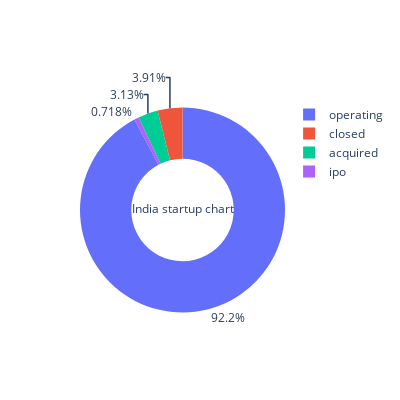

Here is the notebook cell this chart was saved with:
### Code cell
fig_pie=go.Figure(go.Pie(title='India startup chart',labels=india_startup['status'],hole=0.5))
fig_pie.update_layout(
                      autosize=False,
                      width=400,
                      height=400)
fig_pie.update_traces(textposition='outside')
fig_pie.show()

### Figure 1 — Plotly figure (JSON) as saved in the notebook; plotly's stock layout.template omitted (floating-point values rounded to 4 significant figures; data arrays with more than 128 entries replaced by an {"elided": "..."} marker saying what was removed)
{"data": [{"hole": 0.5, "labels": {"elided": "1533 str values"}, "textposition": "outside", "title": {"text": "India startup chart"}, "type": "pie"}], "layout": {"autosize": false, "height": 400, "width": 400}}
